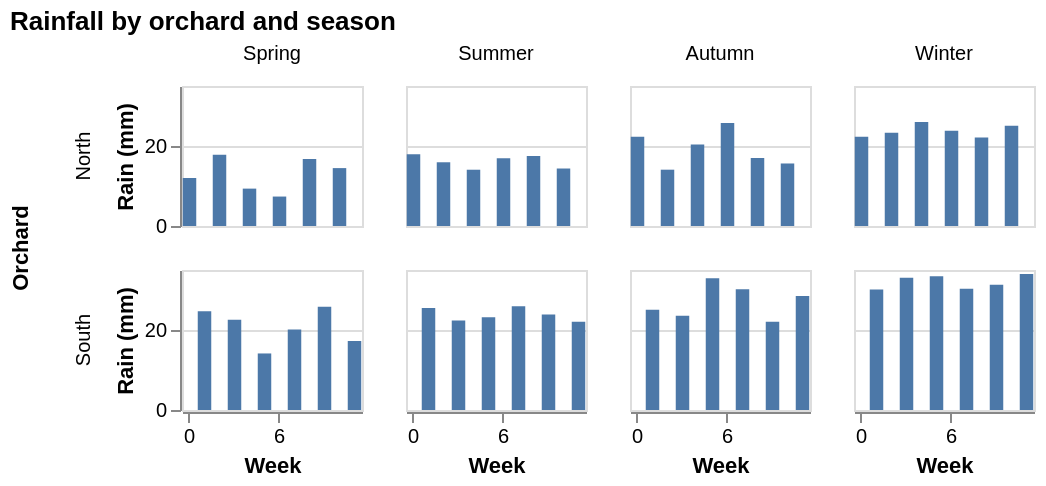

The specification (Vega-Lite) saved for this image:
### Vega-Lite specification from a JSON file in a GitHub repository (floating-point values rounded to 4 significant figures)
{"$schema": "https://vega.github.io/schema/vega-lite/v6.json", "description": "A facet: one small chart of rainfall per orchard and season, the rows and columns of the grid come from two fields.", "title": "Rainfall by orchard and season", "data": {"sequence": {"start": 0, "stop": 48, "as": "i"}}, "transform": [{"calculate": "['Spring', 'Summer', 'Autumn', 'Winter'][floor(datum.i / 12)]", "as": "season"}, {"calculate": "datum.i % 12", "as": "week"}, {"calculate": "['North', 'South'][datum.i % 2]", "as": "orchard"}, {"calculate": "12 + (datum.i % 24 < 12 ? 6 : -2) * sin(datum.i * 0.9) + floor(datum.i / 12) * 4 + (datum.orchard == 'South' ? 8 : 0)", "as": "mm"}], "facet": {"row": {"field": "orchard", "type": "nominal", "title": "Orchard"}, "column": {"field": "season", "type": "nominal", "title": null, "sort": ["Spring", "Summer", "Autumn", "Winter"]}}, "spec": {"width": 90, "height": 70, "mark": {"type": "bar", "color": "#4c78a8"}, "encoding": {"x": {"field": "week", "type": "ordinal", "title": "Week", "axis": {"labelAngle": 0, "values": [0, 6]}}, "y": {"field": "mm", "type": "quantitative", "title": "Rain (mm)"}}}}
